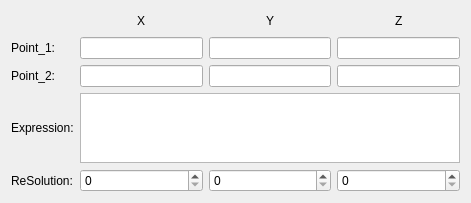
<?xml version="1.0" encoding="UTF-8"?>
<ui version="4.0">
 <class>Form</class>
 <widget class="QWidget" name="Form">
  <property name="geometry">
   <rect>
    <x>0</x>
    <y>0</y>
    <width>471</width>
    <height>196</height>
   </rect>
  </property>
  <property name="windowTitle">
   <string>Form</string>
  </property>
  <layout class="QGridLayout" name="gridLayout">
   <item row="0" column="1">
    <spacer name="horizontalSpacer">
     <property name="orientation">
      <enum>Qt::Horizontal</enum>
     </property>
     <property name="sizeHint" stdset="0">
      <size>
       <width>50</width>
       <height>20</height>
      </size>
     </property>
    </spacer>
   </item>
   <item row="0" column="2">
    <widget class="QLabel" name="label_x2">
     <property name="text">
      <string>X</string>
     </property>
    </widget>
   </item>
   <item row="0" column="3">
    <spacer name="horizontalSpacer_2">
     <property name="orientation">
      <enum>Qt::Horizontal</enum>
     </property>
     <property name="sizeHint" stdset="0">
      <size>
       <width>49</width>
       <height>20</height>
      </size>
     </property>
    </spacer>
   </item>
   <item row="0" column="4">
    <spacer name="horizontalSpacer_3">
     <property name="orientation">
      <enum>Qt::Horizontal</enum>
     </property>
     <property name="sizeHint" stdset="0">
      <size>
       <width>50</width>
       <height>20</height>
      </size>
     </property>
    </spacer>
   </item>
   <item row="0" column="5">
    <widget class="QLabel" name="label_y2">
     <property name="text">
      <string>Y</string>
     </property>
    </widget>
   </item>
   <item row="0" column="6">
    <spacer name="horizontalSpacer_4">
     <property name="orientation">
      <enum>Qt::Horizontal</enum>
     </property>
     <property name="sizeHint" stdset="0">
      <size>
       <width>49</width>
       <height>20</height>
      </size>
     </property>
    </spacer>
   </item>
   <item row="0" column="7">
    <spacer name="horizontalSpacer_5">
     <property name="orientation">
      <enum>Qt::Horizontal</enum>
     </property>
     <property name="sizeHint" stdset="0">
      <size>
       <width>50</width>
       <height>20</height>
      </size>
     </property>
    </spacer>
   </item>
   <item row="0" column="8">
    <widget class="QLabel" name="label_z2">
     <property name="text">
      <string>Z</string>
     </property>
    </widget>
   </item>
   <item row="0" column="9">
    <spacer name="horizontalSpacer_6">
     <property name="orientation">
      <enum>Qt::Horizontal</enum>
     </property>
     <property name="sizeHint" stdset="0">
      <size>
       <width>49</width>
       <height>20</height>
      </size>
     </property>
    </spacer>
   </item>
   <item row="1" column="0">
    <widget class="QLabel" name="label">
     <property name="text">
      <string>Point_1:</string>
     </property>
    </widget>
   </item>
   <item row="1" column="1" colspan="3">
    <widget class="QLineEdit" name="lineEdit_point1x"/>
   </item>
   <item row="1" column="4" colspan="3">
    <widget class="QLineEdit" name="lineEdit_point1y"/>
   </item>
   <item row="1" column="7" colspan="3">
    <widget class="QLineEdit" name="lineEdit_point1z"/>
   </item>
   <item row="2" column="0">
    <widget class="QLabel" name="label_2">
     <property name="text">
      <string>Point_2:</string>
     </property>
    </widget>
   </item>
   <item row="2" column="1" colspan="3">
    <widget class="QLineEdit" name="lineEdit_point2x"/>
   </item>
   <item row="2" column="4" colspan="3">
    <widget class="QLineEdit" name="lineEdit_point2y"/>
   </item>
   <item row="2" column="7" colspan="3">
    <widget class="QLineEdit" name="lineEdit_point2z"/>
   </item>
   <item row="3" column="0">
    <widget class="QLabel" name="label_3">
     <property name="text">
      <string>Expression:</string>
     </property>
    </widget>
   </item>
   <item row="3" column="1" colspan="9">
    <widget class="QTextEdit" name="textEdit_expression"/>
   </item>
   <item row="4" column="0">
    <widget class="QLabel" name="label_4">
     <property name="text">
      <string>ReSolution:</string>
     </property>
    </widget>
   </item>
   <item row="4" column="1" colspan="3">
    <widget class="QSpinBox" name="spinBox_x"/>
   </item>
   <item row="4" column="4" colspan="3">
    <widget class="QSpinBox" name="spinBox_y"/>
   </item>
   <item row="4" column="7" colspan="3">
    <widget class="QSpinBox" name="spinBox_z"/>
   </item>
  </layout>
 </widget>
 <resources/>
 <connections/>
</ui>
